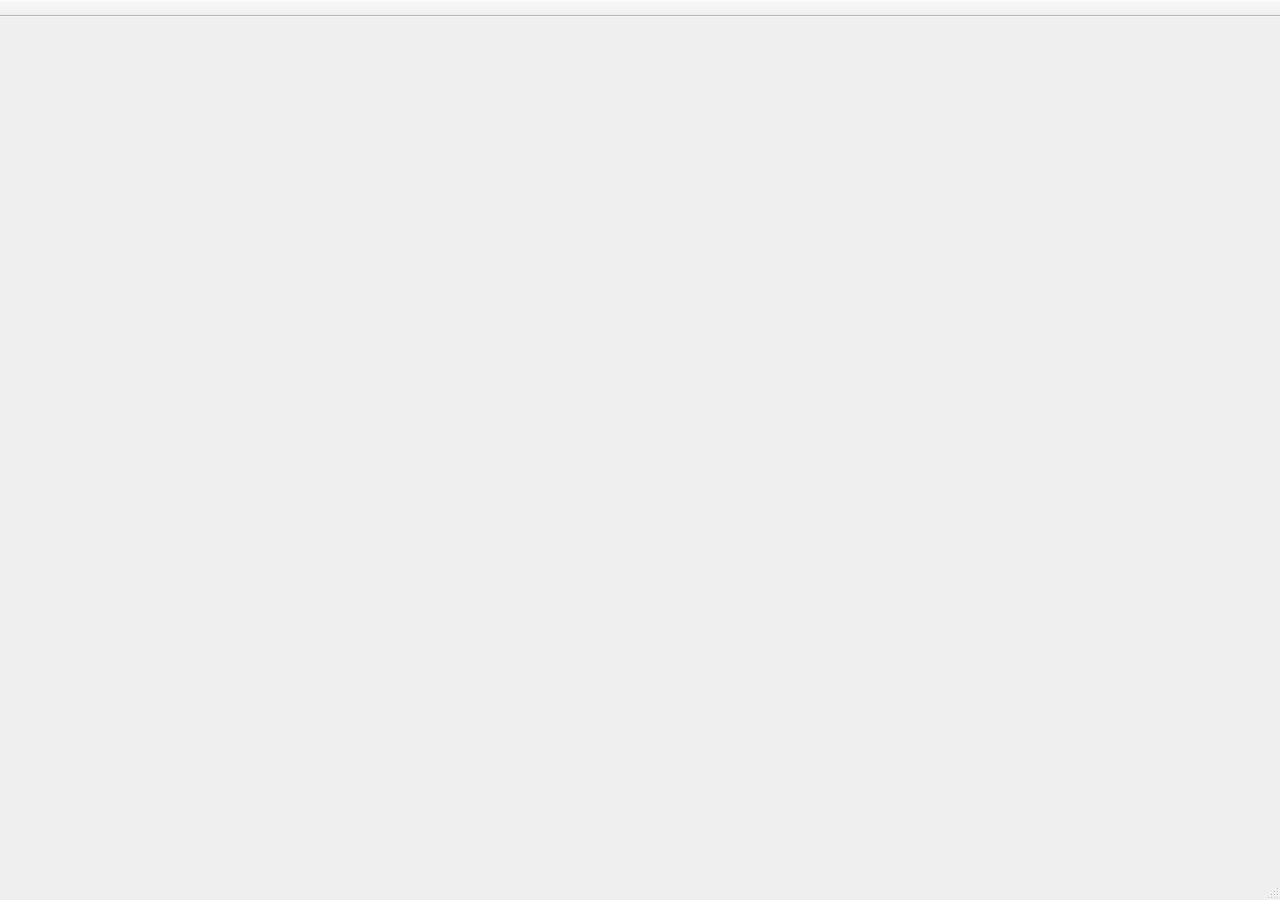
<?xml version="1.0" encoding="UTF-8"?>
<!--
 QLTOTapeMan - Qt-based LTO Tape Manager

 Copyright (c) 2026 Jeffrey ZHU (zhxsh1225@gmail.com)
 https://github.com/Gypsop/QLTOTapeMan
-->
<ui version="4.0">
 <class>LtfsWriterWindow</class>
 <widget class="QMainWindow" name="LtfsWriterWindow">
  <property name="geometry">
   <rect>
    <x>0</x>
    <y>0</y>
    <width>1280</width>
    <height>900</height>
   </rect>
  </property>
  <property name="windowTitle">
   <string>LTFS Writer - Direct Read/Write</string>
  </property>
  <widget class="QWidget" name="centralwidget">
   <layout class="QVBoxLayout" name="centralLayout">
    <item>
     <widget class="QSplitter" name="mainSplitter">
      <property name="orientation">
       <enum>Qt::Horizontal</enum>
      </property>
     </widget>
    </item>
   </layout>
  </widget>
  <widget class="QMenuBar" name="menubar">
   <property name="geometry">
    <rect>
     <x>0</x>
     <y>0</y>
     <width>1280</width>
     <height>22</height>
    </rect>
   </property>
  </widget>
  <widget class="QStatusBar" name="statusbar"/>
  <widget class="QToolBar" name="mainToolBar">
   <property name="windowTitle">
    <string>Main Toolbar</string>
   </property>
   <property name="movable">
    <bool>false</bool>
   </property>
   <attribute name="toolBarArea">
    <enum>TopToolBarArea</enum>
   </attribute>
  </widget>
 </widget>
 <resources/>
 <connections/>
</ui>
